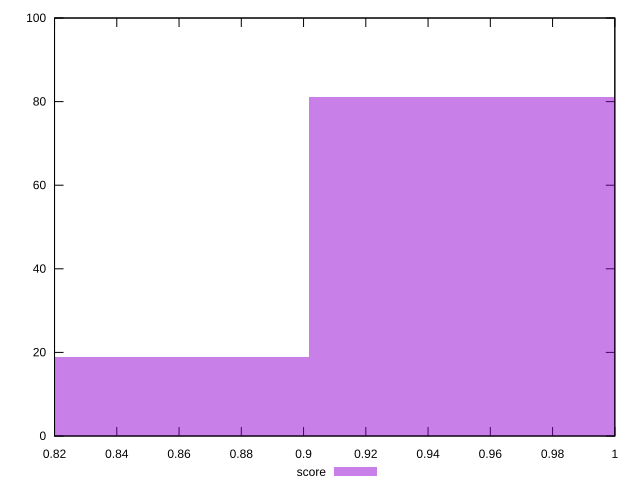

This chart was generated by the following gnuplot code:
reset

$score <<EOF
0.8415253297569754 19
0.9617432340079719 81
EOF

set key outside below
set boxwidth 0.12021790425099649
set xrange [0.82:1]
set yrange [0:100]
set trange [0:100]
set style fill transparent solid 0.5 noborder
set terminal svg size 640, 490 enhanced background rgb 'white'
set output "report_0_00242021-02-20T12:25:28.543Z/first-cpu-idle/samples/pages+cached+noadtech+nomedia+nocss/score/histogram.svg"

plot $score title "score" with boxes

reset
